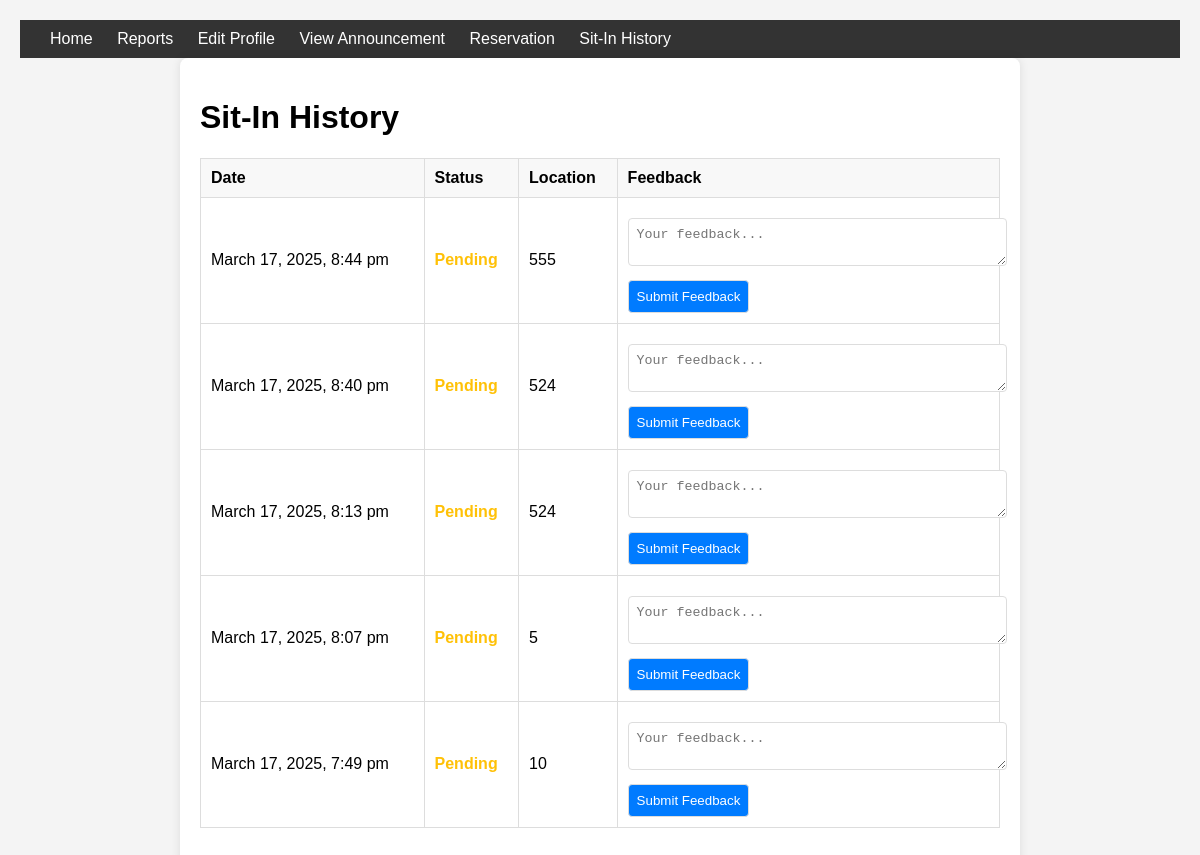
Page /sitin.php (signed in) on the earlier database version.
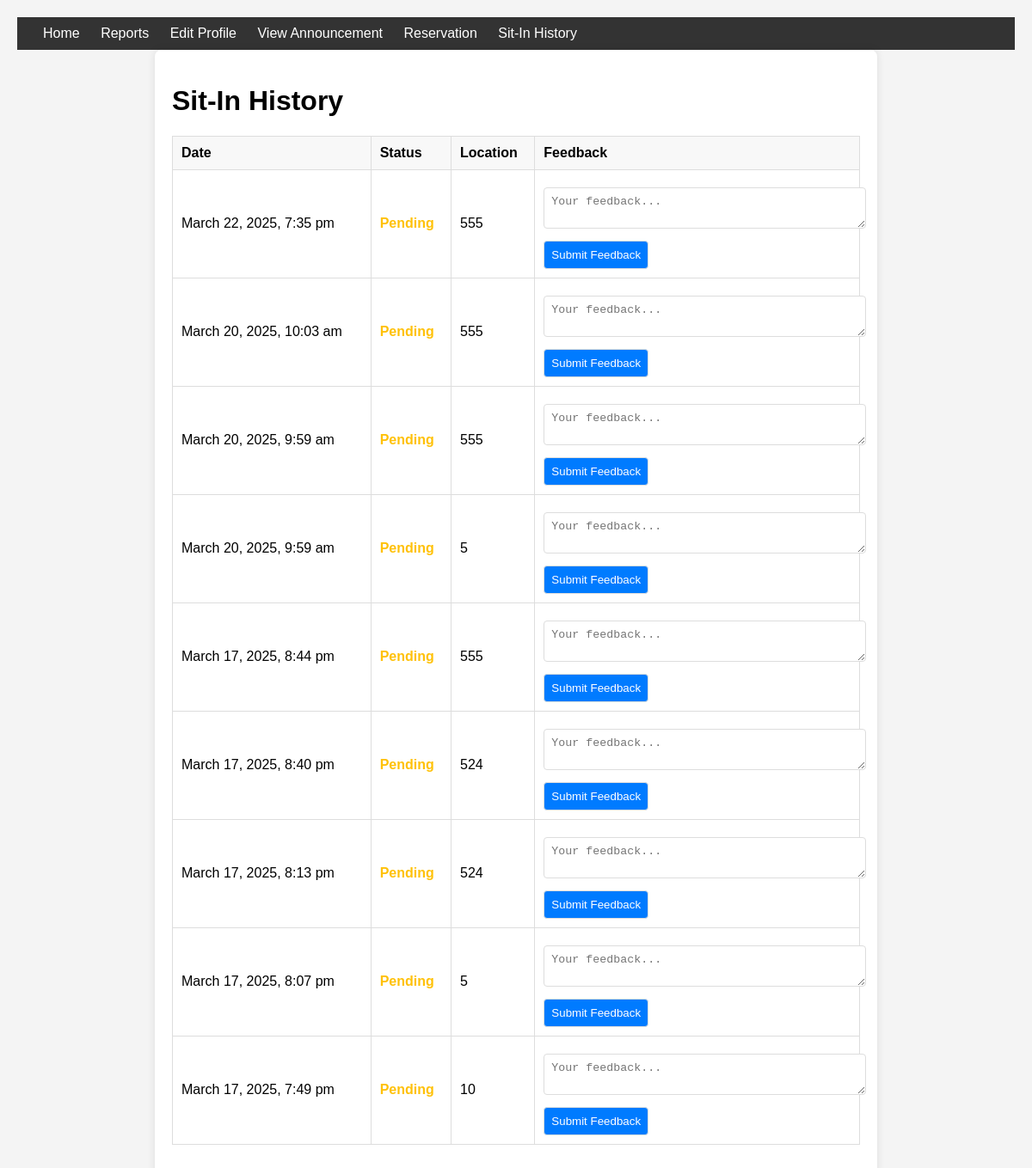
Same page on the later database version.
### tables this page shows
CREATE TABLE `sit_in_history` (
  `id` int(11) NOT NULL,
  `user_id` varchar(50) NOT NULL,
  `purpose` varchar(255) NOT NULL,
  `lab` varchar(255) NOT NULL,
  `session_start` datetime NOT NULL,
  `session_end` datetime DEFAULT NULL,
  `date_time` datetime DEFAULT NULL,
  `status` enum('pending','accepted','declined') DEFAULT 'pending'
);

### sitin.php (the view, shortened to what this page needs)
<?php
$idno = $_SESSION['idno'];
include 'db_connect.php';
$sql = "SELECT *, status FROM sit_in_history WHERE user_id = ? ORDER BY session_start DESC";
$stmt = $conn->prepare($sql);
$stmt->bind_param("s", $idno);
$stmt->execute();
$sit_in_history = $stmt->get_result();
?>
<!DOCTYPE html>
<html lang="en">
<head>
</head>
<body>
<div class="header">
    <div>
        <a href="home.php">Home</a>
        <a href="reports.php">Reports</a>
        <a href="editprofile.php">Edit Profile</a>
        <a href="view_announcements.php">View Announcement</a>
        <a href="reservation.php">Reservation</a>
        <a href="sitin.php">Sit-In History</a>
    </div>
</div>
<div class="container">
    <h1>Sit-In History</h1>
    <?php if ($sit_in_history->num_rows > 0): ?>
        <table>
            <thead>
                <tr>
                    <th>Date</th>
                    <th>Status</th>
                    <th>Location</th>
                    <th>Feedback</th>
                </tr>
            </thead>
            <tbody>
                <?php while ($row = $sit_in_history->fetch_assoc()): ?>
                    <tr>
                        <td><?php echo date("F j, Y, g:i a", strtotime($row['session_start'])); ?></td>
                        <td>
                            <span class="status <?php echo $row['status']; ?>">
                                <?php echo ucfirst($row['status']); ?>
                            </span>
                        </td>
                        <td><?php echo isset($row['lab']) ? $row['lab'] : 'N/A'; ?></td>
                        <td>
                            <form class="feedback-form" method="POST" action="">
                                <textarea name="comments" placeholder="Your feedback..." required></textarea>
                                <input type="submit" name="submit_feedback" value="Submit Feedback">
                            </form>
                        </td>
                    </tr>
                <?php endwhile; ?>
            </tbody>
        </table>
    <?php else: ?>
        <p>No sit-in history found.</p>
    <?php endif; ?>
</div>
</body>
</html>

Differences in the rows shown:
added sit_in_history: session_start "March 22, 2025, 7:35 pm", status "Pending", lab "555"
added sit_in_history: session_start "March 20, 2025, 10:03 am", status "Pending", lab "555"
added sit_in_history: session_start "March 20, 2025, 9:59 am", status "Pending", lab "555"
added sit_in_history: session_start "March 20, 2025, 9:59 am", status "Pending", lab "5"
